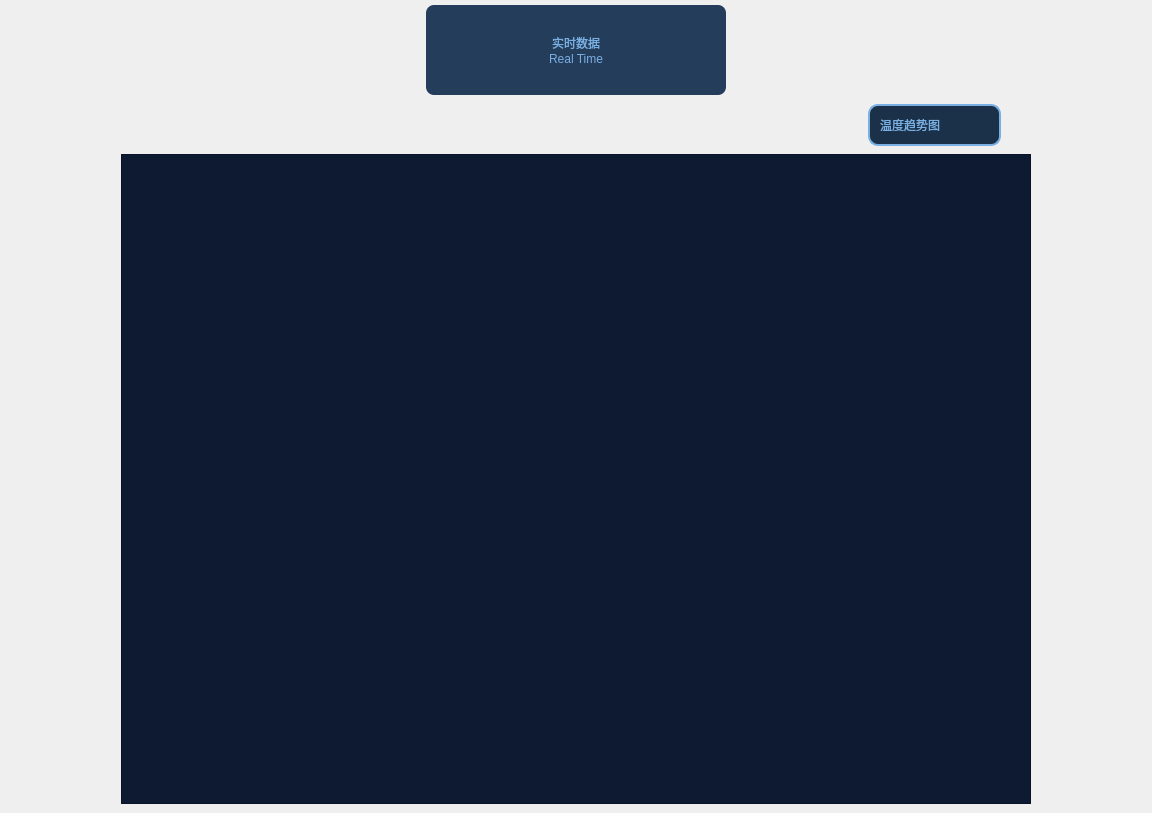
         <widget class="QWidget" name="RealTimePage">
          <property name="styleSheet">
           <string notr="true">#RealTimePage
{
background-color: rgb(14, 26, 50);
}
#WaterTop_groupBox
{
font: 16pt &quot;楷体&quot;;
color:white;
}
#WaterBottom_groupBox
{
font: 16pt &quot;楷体&quot;;
color:white;
}</string>
          </property>
          <layout class="QVBoxLayout" name="verticalLayout_7">
           <property name="spacing">
            <number>0</number>
           </property>
           <property name="leftMargin">
            <number>0</number>
           </property>
           <property name="topMargin">
            <number>0</number>
           </property>
           <property name="rightMargin">
            <number>0</number>
           </property>
           <property name="bottomMargin">
            <number>0</number>
           </property>
           <item>
            <widget class="QWidget" name="RealTimeWidget" native="true">
             <layout class="QVBoxLayout" name="verticalLayout_8">
              <property name="spacing">
               <number>0</number>
              </property>
              <property name="leftMargin">
               <number>0</number>
              </property>
              <property name="topMargin">
               <number>5</number>
              </property>
              <property name="rightMargin">
               <number>0</number>
              </property>
              <property name="bottomMargin">
               <number>0</number>
              </property>
              <item>
               <widget class="QWidget" name="TopWidget" native="true">
                <property name="minimumSize">
                 <size>
                  <width>0</width>
                  <height>90</height>
                 </size>
                </property>
                <layout class="QHBoxLayout" name="horizontalLayout_2">
                 <property name="spacing">
                  <number>10</number>
                 </property>
                 <property name="leftMargin">
                  <number>0</number>
                 </property>
                 <property name="topMargin">
                  <number>0</number>
                 </property>
                 <property name="rightMargin">
                  <number>0</number>
                 </property>
                 <property name="bottomMargin">
                  <number>0</number>
                 </property>
                 <item>
                  <spacer name="horizontalSpacer">
                   <property name="orientation">
                    <enum>Qt::Horizontal</enum>
                   </property>
                   <property name="sizeHint" stdset="0">
                    <size>
                     <width>249</width>
                     <height>20</height>
                    </size>
                   </property>
                  </spacer>
                 </item>
                 <item>
                  <widget class="QLabel" name="RealTimeLabel">
                   <property name="minimumSize">
                    <size>
                     <width>300</width>
                     <height>0</height>
                    </size>
                   </property>
                   <property name="maximumSize">
                    <size>
                     <width>16777215</width>
                     <height>90</height>
                    </size>
                   </property>
                   <property name="styleSheet">
                    <string notr="true">QLabel{
border-radius:8px;
background-color: rgb(36, 61, 91);
font: 20pt &quot;楷体&quot; ;
color: rgb(122, 175, 227);
}
/*
QLabel:hover{
background-color: rgb(202, 221, 245);
font: 18pt &quot;楷体&quot;;
}
*/</string>
                   </property>
                   <property name="text">
                    <string>实时数据
Real Time</string>
                   </property>
                   <property name="alignment">
                    <set>Qt::AlignCenter</set>
                   </property>
                  </widget>
                 </item>
                 <item>
                  <spacer name="horizontalSpacer_2">
                   <property name="orientation">
                    <enum>Qt::Horizontal</enum>
                   </property>
                   <property name="sizeHint" stdset="0">
                    <size>
                     <width>249</width>
                     <height>20</height>
                    </size>
                   </property>
                  </spacer>
                 </item>
                </layout>
               </widget>
              </item>
              <item>
               <widget class="QWidget" name="widget_4" native="true">
                <layout class="QHBoxLayout" name="horizontalLayout_3">
                 <item>
                  <spacer name="horizontalSpacer_12">
                   <property name="orientation">
                    <enum>Qt::Horizontal</enum>
                   </property>
                   <property name="sizeType">
                    <enum>QSizePolicy::Fixed</enum>
                   </property>
                   <property name="sizeHint" stdset="0">
                    <size>
                     <width>112</width>
                     <height>20</height>
                    </size>
                   </property>
                  </spacer>
                 </item>
                 <item>
                  <widget class="QWidget" name="widget_3" native="true">
                   <property name="minimumSize">
                    <size>
                     <width>910</width>
                     <height>700</height>
                    </size>
                   </property>
                   <layout class="QVBoxLayout" name="verticalLayout_3">
                    <property name="spacing">
                     <number>8</number>
                    </property>
                    <property name="leftMargin">
                     <number>0</number>
                    </property>
                    <property name="topMargin">
                     <number>0</number>
                    </property>
                    <property name="rightMargin">
                     <number>0</number>
                    </property>
                    <property name="bottomMargin">
                     <number>0</number>
                    </property>
                    <item>
                     <widget class="QWidget" name="widget_2" native="true">
                      <layout class="QHBoxLayout" name="horizontalLayout">
                       <property name="spacing">
                        <number>0</number>
                       </property>
                       <property name="leftMargin">
                        <number>0</number>
                       </property>
                       <property name="topMargin">
                        <number>0</number>
                       </property>
                       <property name="rightMargin">
                        <number>0</number>
                       </property>
                       <property name="bottomMargin">
                        <number>0</number>
                       </property>
                       <item>
                        <spacer name="horizontalSpacer_3">
                         <property name="orientation">
                          <enum>Qt::Horizontal</enum>
                         </property>
                         <property name="sizeHint" stdset="0">
                          <size>
                           <width>40</width>
                           <height>20</height>
                          </size>
                         </property>
                        </spacer>
                       </item>
                       <item>
                        <widget class="QComboBox" name="ChartComboBox">
                         <property name="sizePolicy">
                          <sizepolicy hsizetype="Preferred" vsizetype="Fixed">
                           <horstretch>0</horstretch>
                           <verstretch>0</verstretch>
                          </sizepolicy>
                         </property>
                         <property name="minimumSize">
                          <size>
                           <width>133</width>
                           <height>42</height>
                          </size>
                         </property>
                         <property name="maximumSize">
                          <size>
                           <width>210</width>
                           <height>45</height>
                          </size>
                         </property>
                         <property name="focusPolicy">
                          <enum>Qt::WheelFocus</enum>
                         </property>
                         <property name="styleSheet">
                          <string notr="true">/*QCombobox主体*/
QComboBox {
	font: 13pt &quot;楷体&quot;;
	color: rgb(122, 175, 227);
    border: 2px solid rgb(122,175,227);/*设置线宽*/
	background-color: rgb(27, 49, 73);/*背景颜色*/
    border-radius: 10px;/*圆角*/
    padding: 1px 2px 1px 2px;  /*针对于组合框中的文本内容*/
	text-align:bottom;
    min-width: 9em;   /*# 组合框的最小宽度*/
    /*min-height: 5em;*/
	border-style:solid;/*边框为实线型*/
	border-width:2px;/*边框宽度*/
	border-color:rgb(122,175,227);/*边框颜色*/
	padding-left: 10px;/*左侧边距*/
}
/*QCombobox右侧按钮*/
QComboBox::drop-down {
    subcontrol-origin: padding;
    subcontrol-position: top right;/*放于右方顶部*/
    width: 50px;/*设置按钮范围宽度*/
    border-top-right-radius: 3px;/*设置边框圆角*/
    border-bottom-right-radius: 3px;
/*padding-right: 50px;*/
}
/*QCombobox右侧按钮的箭头图标*/
QComboBox::down-arrow {
	border-image: url(:/ptr/downJT.png);/*自定义图片填充*/
	width: 18px;/*设置该图标的宽高*/
	height: 18px;
}
/*QCombobox右侧按钮的箭头图标*/
QComboBox::down-arrow::on {
	border-image: url(:/ptr/upJT.png);/*自定义图片填充*/
	width: 18px;/*设置该图标的宽高*/
	height: 18px;
}


/* 下拉后，整个下拉窗体样式 */
QComboBox QAbstractItemView {
	font: 13pt &quot;楷体&quot;;
    border: 2px solid rgb(202, 221, 245);/*边框宽度、线形、颜色*/
	/*背景颜色*/
	background-color: rgba(36, 61, 91,0.8);
    border-radius: 10px;/*圆角*/
    padding: 1px 2px 1px 2px;  /*针对于组合框中的文本内容*/
    min-width: 12em;   /*# 组合框的最小宽度*/
}

/* 下拉后，整个下拉窗体每项的样式 */
QComboBox QAbstractItemView::item {
	font: 13pt &quot;楷体&quot;;
	color: rgb(122, 175, 227);
	border-radius: 10px;/*圆角*/
    height: 30px;   /* 项的高度（设置pComboBox-&gt;setView(new QListView());后，该项才起作用） */
	background-color: rgba(36, 61, 91,0.3);

}

/*以下部分不知为何不生效，有待调试*/
/* 下拉后，整个下拉窗体越过每项的样式 */
QComboBox QAbstractItemView::item:hover {
    color: #FFFFF0;
	font: 13pt &quot;楷体&quot;;
	color: rgb(122, 175, 227);
       /* 整个下拉窗体越过每项的背景色 */
	background-color: rgb(98, 0, 255);
}

/* 下拉后，整个下拉窗体被选择的每项的样式 */
QComboBox QAbstractItemView::item:selected {
    color: #FFFFF0;
	font: 13pt &quot;楷体&quot;;
	color: rgb(122, 175, 227);
	background-color: rgb(0, 85, 200);
}
</string>
                         </property>
                         <item>
                          <property name="text">
                           <string>温度趋势图</string>
                          </property>
                          <property name="icon">
                           <iconset resource="res.qrc">
                            <normaloff>:/ptr/Temp.png</normaloff>:/ptr/Temp.png</iconset>
                          </property>
                         </item>
                         <item>
                          <property name="text">
                           <string>湿度趋势图</string>
                          </property>
                          <property name="icon">
                           <iconset resource="res.qrc">
                            <normaloff>:/ptr/humidity.png</normaloff>:/ptr/humidity.png</iconset>
                          </property>
                         </item>
                         <item>
                          <property name="text">
                           <string>气压趋势图</string>
                          </property>
                          <property name="icon">
                           <iconset resource="res.qrc">
                            <normaloff>:/ptr/pressure.png</normaloff>:/ptr/pressure.png</iconset>
                          </property>
                         </item>
                         <item>
                          <property name="text">
                           <string>VOC趋势图</string>
                          </property>
                          <property name="icon">
                           <iconset resource="res.qrc">
                            <normaloff>:/ptr/voc.png</normaloff>:/ptr/voc.png</iconset>
                          </property>
                         </item>
                         <item>
                          <property name="text">
                           <string>光照趋势图</string>
                          </property>
                          <property name="icon">
                           <iconset resource="res.qrc">
                            <normaloff>:/ptr/Light.png</normaloff>:/ptr/Light.png</iconset>
                          </property>
                         </item>
                         <item>
                          <property name="text">
                           <string>PH趋势图</string>
                          </property>
                          <property name="icon">
                           <iconset resource="res.qrc">
                            <normaloff>:/ptr/pH.png</normaloff>:/ptr/pH.png</iconset>
                          </property>
                         </item>
                         <item>
                          <property name="text">
                           <string>TDS趋势图</string>
                          </property>
                          <property name="icon">
                           <iconset resource="res.qrc">
                            <normaloff>:/ptr/TDS.png</normaloff>:/ptr/TDS.png</iconset>
                          </property>
                         </item>
                         <item>
                          <property name="text">
                           <string>EC趋势图</string>
                          </property>
                          <property name="icon">
                           <iconset resource="res.qrc">
                            <normaloff>:/ptr/EC.png</normaloff>:/ptr/EC.png</iconset>
                          </property>
                         </item>
                         <item>
                          <property name="text">
                           <string>浊度趋势图</string>
                          </property>
                          <property name="icon">
                           <iconset resource="res.qrc">
                            <normaloff>:/ptr/turbidity.png</normaloff>:/ptr/turbidity.png</iconset>
                          </property>
                         </item>
                         <item>
                          <property name="text">
                           <string>水位趋势图</string>
                          </property>
                          <property name="icon">
                           <iconset resource="res.qrc">
                            <normaloff>:/ptr/WaterLevel.png</normaloff>:/ptr/WaterLevel.png</iconset>
                          </property>
                         </item>
                        </widget>
                       </item>
                       <item>
                        <spacer name="horizontalSpacer_4">
                         <property name="orientation">
                          <enum>Qt::Horizontal</enum>
                         </property>
                         <property name="sizeType">
                          <enum>QSizePolicy::Fixed</enum>
                         </property>
                         <property name="sizeHint" stdset="0">
                          <size>
                           <width>30</width>
                           <height>20</height>
                          </size>
                         </property>
                        </spacer>
                       </item>
                      </layout>
                     </widget>
                    </item>
                    <item>
                     <widget class="QChartView" name="Chart">
                      <property name="minimumSize">
                       <size>
                        <width>350</width>
                        <height>280</height>
                       </size>
                      </property>
                      <property name="maximumSize">
                       <size>
                        <width>9999</width>
                        <height>9999</height>
                       </size>
                      </property>
                      <property name="layoutDirection">
                       <enum>Qt::LeftToRight</enum>
                      </property>
                      <property name="styleSheet">
                       <string notr="true">#Chart
{
background-color: rgb(14, 26, 50);
}</string>
                      </property>
                      <property name="renderHints">
                       <set>QPainter::TextAntialiasing</set>
                      </property>
                      <property name="dragMode">
                       <enum>QGraphicsView::NoDrag</enum>
                      </property>
                     </widget>
                    </item>
                   </layout>
                  </widget>
                 </item>
                 <item>
                  <spacer name="horizontalSpacer_11">
                   <property name="orientation">
                    <enum>Qt::Horizontal</enum>
                   </property>
                   <property name="sizeType">
                    <enum>QSizePolicy::Fixed</enum>
                   </property>
                   <property name="sizeHint" stdset="0">
                    <size>
                     <width>112</width>
                     <height>20</height>
                    </size>
                   </property>
                  </spacer>
                 </item>
                </layout>
               </widget>
              </item>
             </layout>
            </widget>
           </item>
          </layout>
         </widget>
